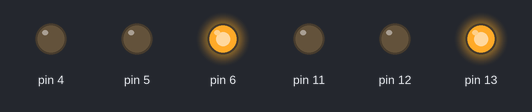
Recording of a sketch running on a simulated Arduino Uno, built with avr-gcc and run on an emulated ATmega328P. Shown: output pins drawn as LEDs (lit = HIGH).

Above: at 0.5 s.
At 3.0 s:
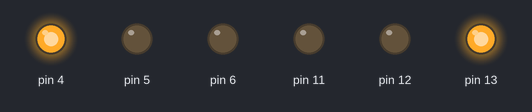
At 5.5 s:
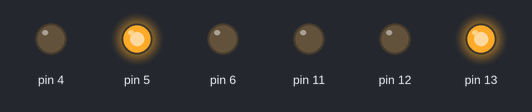
At 9.0 s:
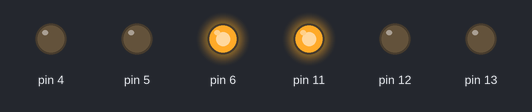
At 11.5 s:
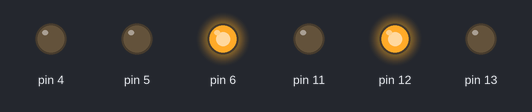
Timing chart, 0 to 16.9 s (numbered marks = the images above):
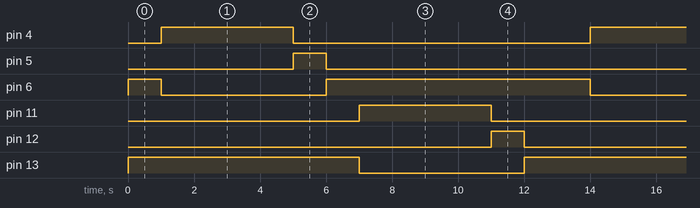

The sketch:

Cruilla.1.ino
```cpp
//****** Variables *******************************************************


//****** Setup ***********************************************************
void setup (){
pinMode (13, OUTPUT);
pinMode (12, OUTPUT);
pinMode (11, OUTPUT);
pinMode (6, OUTPUT);
pinMode (5, OUTPUT);
pinMode (4, OUTPUT);
}

//****** Loop ***********************************************************
void loop (){

digitalWrite(13, HIGH);
digitalWrite(12, LOW);
digitalWrite(11, LOW);
digitalWrite(6, HIGH);
digitalWrite(5, LOW);
digitalWrite(4, LOW);
delay (1000);
//2
digitalWrite(13, HIGH);
digitalWrite(12, LOW);
digitalWrite(11, LOW);
digitalWrite(6, LOW);
digitalWrite(5, LOW);
digitalWrite(4, HIGH);
delay (1000);

digitalWrite(13, HIGH);
digitalWrite(12, LOW);
digitalWrite(11, LOW);
digitalWrite(6, LOW);
digitalWrite(5, LOW);
digitalWrite(4, HIGH);
delay (1000);
//4
digitalWrite(13, HIGH);
digitalWrite(12, LOW);
digitalWrite(11, LOW);
digitalWrite(6, LOW);
digitalWrite(5, LOW);
digitalWrite(4, HIGH);
delay (1000);

digitalWrite(13, HIGH);
digitalWrite(12, LOW);
digitalWrite(11, LOW);
digitalWrite(6, LOW);
digitalWrite(5, LOW);
digitalWrite(4, HIGH);
delay (1000);
//6
digitalWrite(13, HIGH);
digitalWrite(12, LOW);
digitalWrite(11,LOW);
digitalWrite(6, LOW);
digitalWrite(5, HIGH);
digitalWrite(4, LOW);
delay (1000);

digitalWrite(13, HIGH);
digitalWrite(12, LOW);
digitalWrite(11, LOW);
digitalWrite(6, HIGH);
digitalWrite(5, LOW);
digitalWrite(4, LOW);
delay (1000);

//8
digitalWrite(13, LOW);
digitalWrite(12, LOW);
digitalWrite(11, HIGH);
digitalWrite(6, HIGH);
digitalWrite(5, LOW);
digitalWrite(4, LOW);
delay (1000);

digitalWrite(13, LOW);
digitalWrite(12, LOW);
digitalWrite(11, HIGH);
digitalWrite(6, HIGH);
digitalWrite(5, LOW);
digitalWrite(4, LOW);
delay (1000);
//10
digitalWrite(13, LOW);
digitalWrite(12, LOW);
digitalWrite(11, HIGH);
digitalWrite(6, HIGH);
digitalWrite(5, LOW);
digitalWrite(4, LOW);
delay (1000);

digitalWrite(13, LOW);
digitalWrite(12, LOW);
digitalWrite(11, HIGH);
digitalWrite(6, HIGH);
digitalWrite(5, LOW);
digitalWrite(4, LOW);
delay (1000);
//12
digitalWrite(13, LOW);
digitalWrite(12, HIGH);
digitalWrite(11, LOW);
digitalWrite(6, HIGH);
digitalWrite(5, LOW);
digitalWrite(4, LOW);
delay (1000);

digitalWrite(13, HIGH);
digitalWrite(12, LOW);
digitalWrite(11, LOW);
digitalWrite(6, HIGH);
digitalWrite(5, LOW);
digitalWrite(4, LOW);
delay (1000);
}
```

Measured:
- by itself, pin 4, pin 11: alternates HIGH for 4.0 s and LOW for 9.0 s
- by itself, pin 5, pin 12: alternates HIGH for 1.0 s and LOW for 12.0 s
- by itself, pin 6: repeats every 13.0 s: LOW 5.0 s, HIGH 8.0 s
- by itself, pin 13: alternates HIGH for 8.0 s and LOW for 5.0 s
